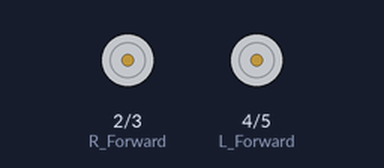
A program run on a simulated Arduino Uno, built with avr-gcc and run on an emulated ATmega328P. Shown: motor-driver pin pairs drawn as motors (green arrow = first pin HIGH = forward, orange = second pin HIGH = backward, longer = more drive).

Above: at 0.1 s.
At 1.3 s:
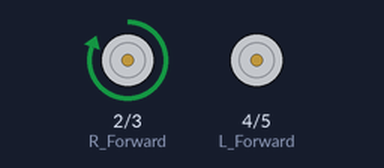
At 15.6 s:
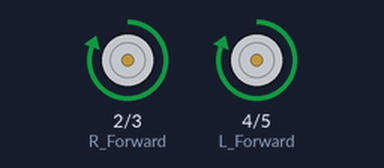
At 33.5 s:
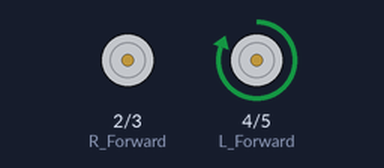
Timing chart, 0 to 40.0 s (numbered marks = the images above):
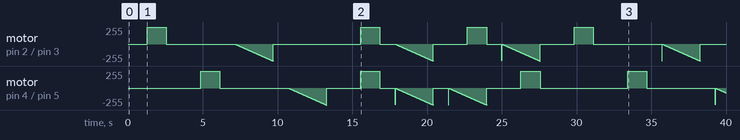

The program:

main.cpp
```cpp
#include <Arduino.h>

//Motor variables
const int R_Forward = 2; // GPIO2
const int R_Back = 3; // GPIO3
const int L_Forward = 4; // GPIO4
const int L_Back = 5; // GPIO5

void DRV8835(int in1, int in2, int in3, int in4) {
  analogWrite(R_Forward, in1);
  analogWrite(R_Back, in2);
  analogWrite(L_Forward, in3);
  analogWrite(L_Back, in4);
}

void stop() {
  DRV8835(0, 0, 0, 0);
  delay(1000);
}

void setup() {

  // Motor setup
   pinMode(R_Forward, OUTPUT);
   pinMode(R_Back, OUTPUT);
   pinMode(L_Forward, OUTPUT);
   pinMode(L_Back, OUTPUT);

}

void loop() {
  for (int i = 0; i <= 255; i++) {
  DRV8835(i, 0, 0, 0); // Right motor forward
  delay(10);
  }

  stop();

  for (int i = 0; i <= 255; i++) {
  DRV8835(0, 0, i, 0); // Left motor forward
  delay(10);
  }

  stop();

  for (int i = 0; i <= 255; i++) {
  DRV8835(0, i, 0, 0); // Right motor backward
  delay(10);
  }

  stop();

  for (int i = 0; i <= 255; i++) {
  DRV8835(0, 0, 0, i); // Left motor backward
  delay(10);
  }

  stop();

  for (int i = 0; i <= 255; i++) {
  DRV8835(i, 0, i, 0); // Right motor forward, Left motor forward
  delay(10);
  }

  stop();

  for (int i = 0; i <= 255; i++) {
  DRV8835(0, i, 0, i); // Right motor backward, Left motor backward
  delay(10);
  }

  stop();

  for (int i = 0; i <= 255; i++) {
  DRV8835(i, 0, 0, i); // Right motor forward, Left motor backward
  delay(10);
  }

  stop();

  for (int i = 0; i <= 255; i++) {
  DRV8835(0, i, i, 0); // Right motor backward, Left motor forward
  delay(10);
  }

  stop();

}
```
